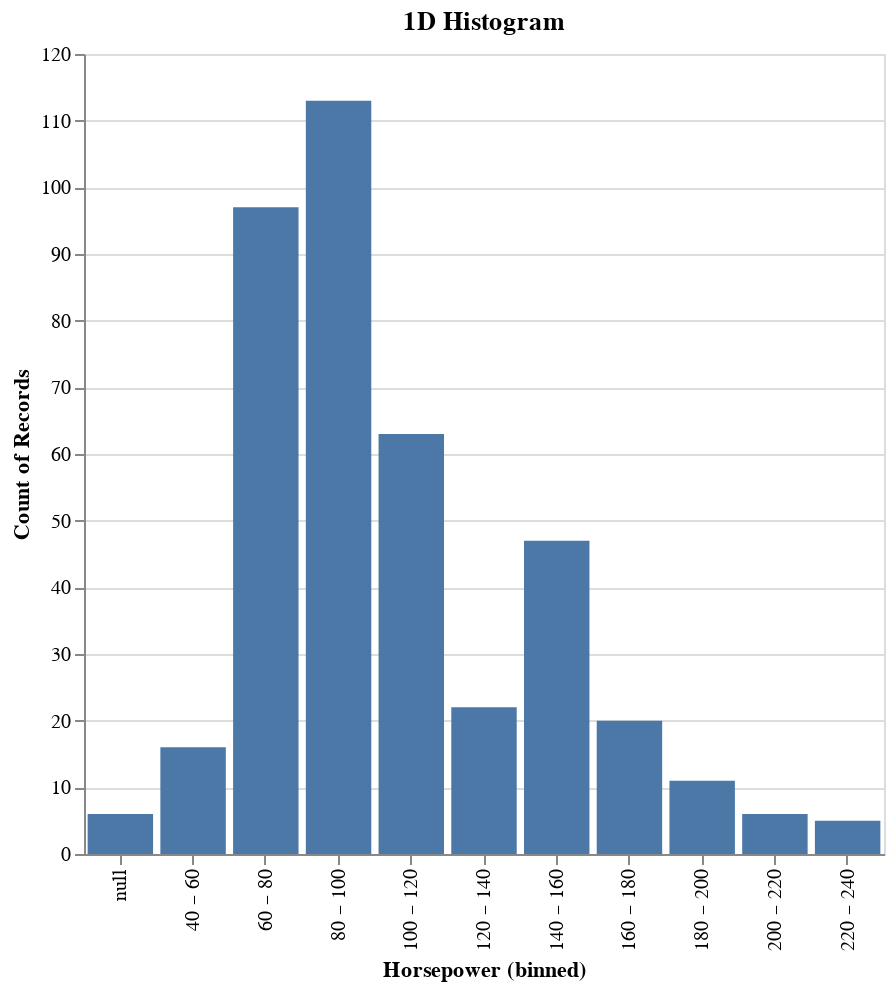

Source (notebook cell):
### Markdown cell above
## 1D Histogram

### Code cell
# Simple of 1D histogram of variable "Horsepower"

@vlplot(
  data = cars,
  mark = :bar,
  x = {"Horsepower:o", bin = true}, # Bins can be adjusted as : bin={maxbins=n}
  y = "count()",
  title = "1D Histogram",
  width = 400,
  height = 400
)

### Figure 1 — Vega-Lite specification as saved in the notebook (floating-point values rounded to 4 significant figures; data arrays with more than 128 entries replaced by an {"elided": "..."} marker saying what was removed)
{"data": {"values": {"elided": "406 records"}}, "encoding": {"x": {"bin": true, "field": "Horsepower", "type": "ordinal"}, "y": {"aggregate": "count", "type": "quantitative"}}, "height": 400, "mark": "bar", "title": "1D Histogram", "width": 400}
